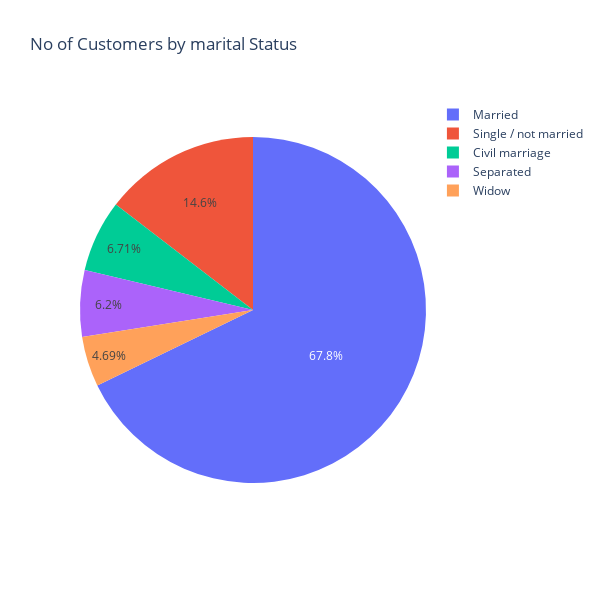

Notebook cell for this chart:
### Markdown cell above
62.9 % are female and 36.6% are male among the customers.

### Code cell
fig = px.pie(cc, names='Marital_status', title='No of Customers by marital Status',width=600,height=600)
fig.show()

### Figure 1 — Plotly figure (JSON) as saved in the notebook; plotly's stock layout.template omitted (floating-point values rounded to 4 significant figures; data arrays with more than 128 entries replaced by an {"elided": "..."} marker saying what was removed)
{"data": [{"domain": {"x": [0, 1], "y": [0, 1]}, "hovertemplate": "Marital_status=%{label}<extra></extra>", "labels": {"elided": "1386 str values"}, "legendgroup": "", "name": "", "showlegend": true, "type": "pie"}], "layout": {"height": 600, "legend": {"tracegroupgap": 0}, "title": {"text": "No of Customers by marital Status"}, "width": 600}}
